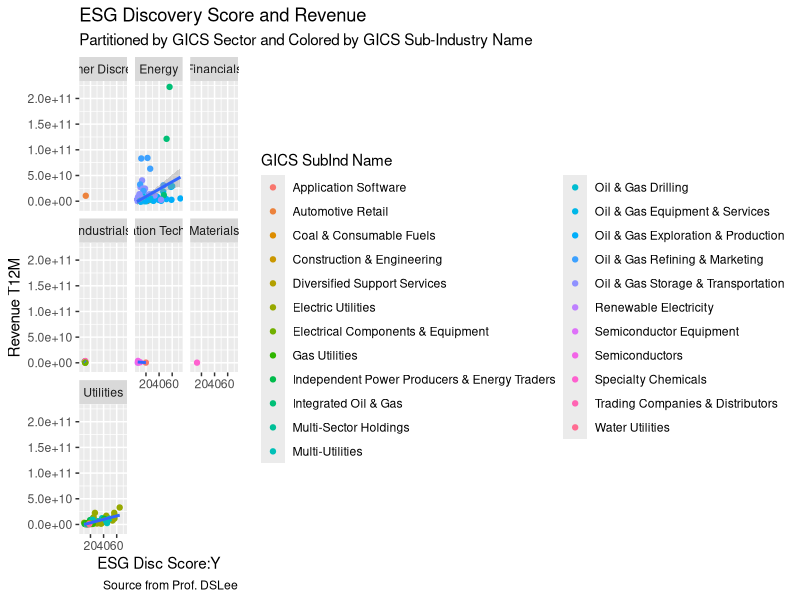

Recreate this plot in R.
## ---- chunk 1
library(tidyverse)
esg <- read_csv('../datasets/ESG2017.csv')

## ---- chunk 2



ggplot(esg, aes(x = `ESG Disc Score:Y`,
                y = `Revenue T12M`)) + 
  geom_point(aes(color = `GICS SubInd Name`)) +
  geom_smooth(method = 'lm') +
  facet_wrap(~`GICS Sector`) +
  labs(title = "ESG Discovery Score and Revenue",
       subtitle = "Partitioned by GICS Sector and Colored by GICS Sub-Industry Name",
       caption = "Source from Prof. DSLee")




